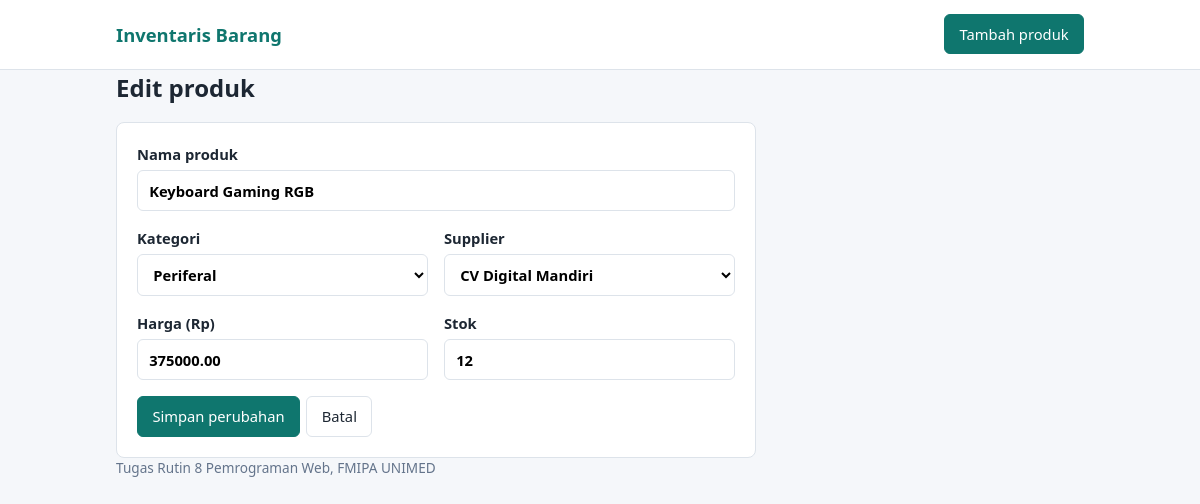
The page /edit.php?id=1 on the database its author committed.
### tables this page shows
CREATE TABLE `products` (
  `id` int(11) NOT NULL,
  `name` varchar(150) NOT NULL,
  `category_id` int(11) NOT NULL,
  `supplier_id` int(11) NOT NULL,
  `price` decimal(12,2) NOT NULL,
  `stock` int(11) NOT NULL DEFAULT 0
);

CREATE TABLE `categories` (
  `id` int(11) NOT NULL,
  `name` varchar(100) NOT NULL
);

CREATE TABLE `suppliers` (
  `id` int(11) NOT NULL,
  `name` varchar(100) NOT NULL,
  `phone` varchar(20) DEFAULT NULL
);

### includes/functions.php (called while the page is built, shortened)
<?php
function e($value): string
{
    return htmlspecialchars((string) $value, ENT_QUOTES, 'UTF-8');
}

### includes/product_form.php (the view, shortened to what this page needs)
<form method="POST" class="card form">
    <label>Nama produk
        <input type="text" name="name" maxlength="150" value="<?= e($product['name']) ?>" required>
    </label>
    <div class="row">
        <label>Kategori
            <select name="category_id" required>
                <?php foreach ($categories as $c): ?>
                    <option value="<?= (int) $c['id'] ?>" <?= (int) $product['category_id'] === (int) $c['id'] ? 'selected' : '' ?>>
                        <?= e($c['name']) ?>
                    </option>
                <?php endforeach; ?>
            </select>
        </label>
        <label>Supplier
            <select name="supplier_id" required>
                <?php foreach ($suppliers as $s): ?>
                    <option value="<?= (int) $s['id'] ?>" <?= (int) $product['supplier_id'] === (int) $s['id'] ? 'selected' : '' ?>>
                        <?= e($s['name']) ?>
                    </option>
                <?php endforeach; ?>
            </select>
        </label>
    </div>
    <div class="row">
        <label>Harga (Rp)
            <input type="number" name="price" min="0" step="0.01" value="<?= e($product['price']) ?>" required>
        </label>
        <label>Stok
            <input type="number" name="stock" min="0" step="1" value="<?= e($product['stock']) ?>" required>
        </label>
    </div>
    <div class="actions">
        <button type="submit" class="btn btn-primary"><?= e($submitLabel) ?></button>
        <a class="btn" href="index.php">Batal</a>
    </div>
</form>

### assets/style.css (style rules this page uses)
:root { --bg: #f5f7fa; --surface: #ffffff; --text: #1d2733; --muted: #64748b; --line: #dde3ea; --primary: #0f766e; --primary-dark: #0b5c56; --danger: #b42318; --danger-bg: #fdecea; --success: #1a7f45; --success-bg: #e6f6ec; }
* { box-sizing: border-box; }
body { margin: 0; background: var(--bg); color: var(--text); font-family: "Segoe UI", system-ui, sans-serif; line-height: 1.5; }
.card { background: var(--surface); border: 1px solid var(--line); border-radius: 8px; }
.actions { display: flex; gap: 0.4rem; }
.btn { display: inline-block; padding: 0.5rem 0.9rem; border: 1px solid var(--line); border-radius: 6px; background: var(--surface); color: var(--text); font: inherit; font-size: 0.92rem; text-decoration: none; cursor: pointer; }
.btn-primary { background: var(--primary); border-color: var(--primary); color: #fff; }
.form { padding: 1.25rem; display: grid; gap: 1rem; max-width: 640px; }
.row { display: grid; grid-template-columns: 1fr 1fr; gap: 1rem; }
label { display: grid; gap: 0.3rem; font-weight: 600; font-size: 0.92rem; }
input, select { width: 100%; padding: 0.55rem 0.7rem; border: 1px solid var(--line); border-radius: 6px; font: inherit; background: #fff; }

### rows shown on the page
products: name "Keyboard Gaming RGB", category_id "Periferal", supplier_id "CV Digital Mandiri", price "375000.00", stock "12"

### other values the page prints
$submitLabel "Simpan perubahan"
